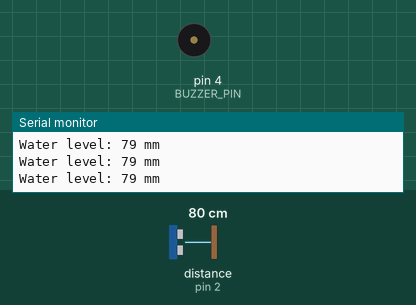
This sketch was run on a simulated Arduino Uno, built with avr-gcc and run on an emulated ATmega328P. Shown: buzzer (waves = sounding, pin HIGH), the last lines printed to the serial monitor. Wiring (inferred from the names in the program): ultrasonic range finder: trigger pin 3; echo pin 2. The inputs (shaded band) are chosen by the test bench; at power-on: distance to the obstacle (sensor on pin 2) 80 cm. The echo pulse lasts 58.3 µs per cm; pins used as bus, display or sensor lines are not drawn.

Above: at 1.3 s.
1.4 s: distance to the obstacle (sensor on pin 2) set to 56 cm
2.9 s: distance to the obstacle (sensor on pin 2) set to 49 cm
At 3.4 s:
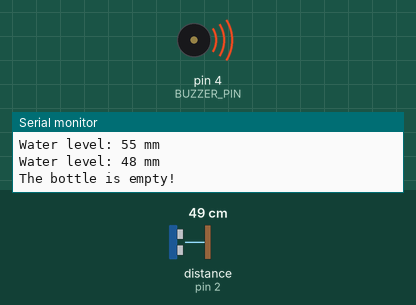
5.9 s: distance to the obstacle (sensor on pin 2) set to 23 cm
7.5 s: distance to the obstacle (sensor on pin 2) set to 18 cm
At 8.1 s:
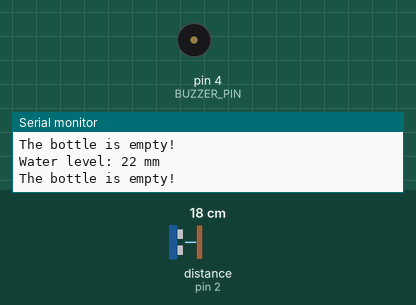
Timing chart, 0 to 10.0 s (numbered marks = the images above; inputs shaded):
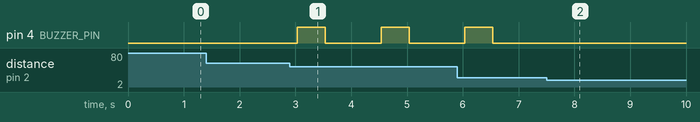

The sketch:

Waterbottle.ino
```cpp
const int TRIG_PIN   = 3; // Arduino pin connected to Ultrasonic Sensor's TRIG pin
const int ECHO_PIN   = 2; // Arduino pin connected to Ultrasonic Sensor's ECHO pin
const int BUZZER_PIN = 4; // Arduino pin connected to Piezo Buzzer's pin
const int maxWaterLevel = 200;
const int minWaterLevel = 20;
const int emptyThreshold = 50;
const int fullThreshold = 80;

void setup() {
  Serial.begin (9600);         // initialize serial port
  pinMode(TRIG_PIN, OUTPUT);   // set arduino pin to output mode
  pinMode(ECHO_PIN, INPUT);    // set arduino pin to input mode
  pinMode(BUZZER_PIN, OUTPUT); // set arduino pin to output mode
}

void loop() {
  // generate 10-microsecond pulse to TRIG pin
  digitalWrite(TRIG_PIN, LOW);
  delayMicroseconds(2);
  digitalWrite(TRIG_PIN, HIGH);
  delayMicroseconds(10);
  digitalWrite(TRIG_PIN, LOW);

  // measure duration of pulse from ECHO pin
  long duration = pulseIn(ECHO_PIN, HIGH);
  int WaterLevel = duration/2/29.1;
   if(minWaterLevel > maxWaterLevel){
    digitalWrite(BUZZER_PIN, HIGH);} // turn on Piezo Buzzer
  else{
    digitalWrite(BUZZER_PIN, LOW);} // turn off Piezo Buzzer
   if (WaterLevel >= minWaterLevel && WaterLevel <= maxWaterLevel) {
    // Print the water level to the serial monitor
    Serial.print("Water level: ");
    Serial.print(WaterLevel);
    Serial.println(" mm");
      if (WaterLevel <= emptyThreshold) {
      Serial.println("The bottle is empty!");
      // Sound the buzzer to indicate low water level
      digitalWrite(BUZZER_PIN, HIGH);
      delay(500);
      digitalWrite(BUZZER_PIN, LOW);
      delay(500);
    }
      if (WaterLevel >= fullThreshold) {
      Serial.println("The bottle is full!");
      digitalWrite(BUZZER_PIN, HIGH);
      delay(500);
      digitalWrite(BUZZER_PIN, LOW);
      delay(500);
    }
  }  // calculate the distance
   delay(500);
}
```

Measured:
- the behaviour switches between 52 and 51 cm on distance to the obstacle (sensor on pin 2) (found by bisection; images 0 and 1)
- the behaviour switches between 21 and 20 cm on distance to the obstacle (sensor on pin 2) (found by bisection; images 1 and 2)
- after the input at 2.9 s, pin 4 (BUZZER_PIN): alternates HIGH for 0.50 s and LOW for 1.0 s, starting after 0.13 s
- after the input at 7.5 s, pin 4 (BUZZER_PIN): stops changing and stays LOW
